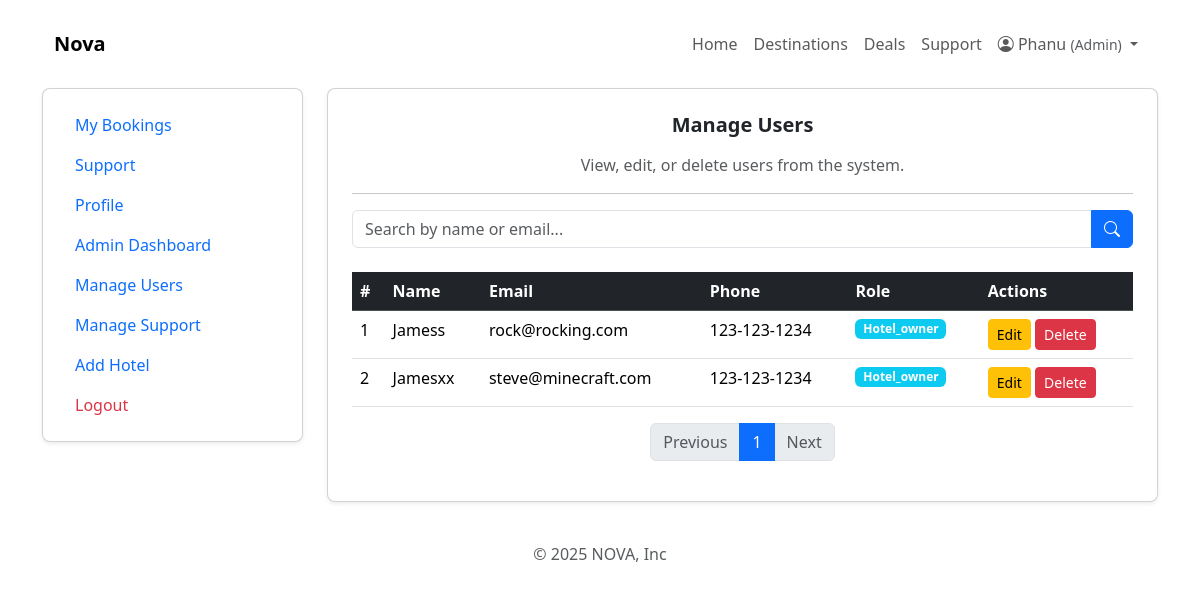
The page /admin/manage-users.php (signed in) on the database its author committed.
### tables this page shows
CREATE TABLE `users` (
  `id` int(11) NOT NULL,
  `name` varchar(100) NOT NULL,
  `email` varchar(150) NOT NULL,
  `password` varchar(255) NOT NULL,
  `phone` varchar(20) DEFAULT NULL,
  `created_at` timestamp NOT NULL DEFAULT current_timestamp(),
  `role` enum('admin','hotel_owner','user') NOT NULL DEFAULT 'user'
);

### admin/manage-users.php (the view, shortened to what this page needs)
<?php
require_once("../partials/header.php");
require_once("../partials/nav.php");
$limit = 15;
$page = isset($_GET['page']) ? max(1, intval($_GET['page'])) : 1;
$search = isset($_GET['search']) ? trim($_GET['search']) : '';
$offset = ($page - 1) * $limit;
$totalQuery = "SELECT COUNT(*) FROM users WHERE role != 'admin'";
$totalStmt = $pdo->prepare($totalQuery);
$totalStmt->execute();
$totalRows = $totalStmt->fetchColumn();
$totalPages = ceil($totalRows / $limit);
$userQuery = "SELECT id, name, email, phone, role FROM users WHERE role != 'admin'";
$userQuery .= " ORDER BY name ASC LIMIT :limit OFFSET :offset";
$stmt = $pdo->prepare($userQuery);
$stmt->bindValue(":limit", $limit, PDO::PARAM_INT);
$stmt->bindValue(":offset", $offset, PDO::PARAM_INT);
$stmt->execute();
$users = $stmt->fetchAll(PDO::FETCH_ASSOC);
?>
<main>
    <div class="row">
        <?php require_once("../partials/sidebar.php"); ?>
        <div class="col-md-8 col-lg-9">
            <div class="card shadow-sm rounded-3">
                <div class="card-body p-4">
                    <h5 class="fw-bold text-center mb-3">Manage Users</h5>
                    <p class="text-muted text-center">View, edit, or delete users from the system.</p>
                    <hr class="my-3">
                    <form method="GET" class="mb-4">
                        <div class="input-group">
                            <input type="text" name="search" class="form-control" placeholder="Search by name or email..." value="<?= htmlspecialchars($search); ?>">
                            <button type="submit" class="btn btn-primary"><i class="bi bi-search"></i></button>
                        </div>
                    </form>
                    <table class="table table-hover">
                        <thead class="table-dark">
                            <tr>
                                <th>#</th>
                                <th>Name</th>
                                <th>Email</th>
                                <th>Phone</th>
                                <th>Role</th>
                                <th>Actions</th>
                            </tr>
                        </thead>
                        <tbody>
                            <?php if (!empty($users)) : ?>
                                <?php foreach ($users as $index => $user) : ?>
                                    <tr>
                                        <td><?= $offset + $index + 1; ?></td>
                                        <td><?= htmlspecialchars($user['name']); ?></td>
                                        <td><?= htmlspecialchars($user['email']); ?></td>
                                        <td><?= htmlspecialchars($user['phone']); ?></td>
                                        <td>
                                            <span class="badge bg-<?= $user['role'] === 'hotel_owner' ? 'info' : 'secondary'; ?>">
                                                <?= ucfirst($user['role']); ?>
                                            </span>
                                        </td>
                                        <td>
                                            <button class="btn btn-sm btn-warning edit-user"
                                                data-id="<?= $user['id']; ?>"
                                                data-name="<?= htmlspecialchars($user['name']); ?>"
                                                data-email="<?= htmlspecialchars($user['email']); ?>"
                                                data-phone="<?= htmlspecialchars($user['phone']); ?>"
                                                data-role="<?= $user['role']; ?>"
                                                data-bs-toggle="modal" data-bs-target="#editUserModal">
                                                Edit
                                            </button>
                                            <button class="btn btn-sm btn-danger delete-user"
                                                data-id="<?= $user['id']; ?>"
                                                data-name="<?= htmlspecialchars($user['name']); ?>"
                                                data-bs-toggle="modal" data-bs-target="#deleteUserModal">
                                                Delete
                                            </button>
                                        </td>
                                    </tr>
                                <?php endforeach; ?>
                            <?php else : ?>
                                <tr>
                                    <td colspan="6" class="text-center text-muted">No users found.</td>
                                </tr>
                            <?php endif; ?>
                        </tbody>
                    </table>
                    <nav>
                        <ul class="pagination justify-content-center">
                            <li class="page-item <?= ($page <= 1) ? 'disabled' : ''; ?>">
                                <a class="page-link" href="?page=<?= $page - 1; ?>">Previous</a>
                            </li>
                            <?php for ($i = 1; $i <= $totalPages; $i++) : ?>
                                <li class="page-item <?= ($i == $page) ? 'active' : ''; ?>">
                                    <a class="page-link" href="?page=<?= $i; ?>"><?= $i; ?></a>
                                </li>
                            <?php endfor; ?>
                            <li class="page-item <?= ($page >= $totalPages) ? 'disabled' : ''; ?>">
                                <a class="page-link" href="?page=<?= $page + 1; ?>">Next</a>
                            </li>
                        </ul>
                    </nav>
                </div>
            </div>
        </div>
    </div>
</main>
<?php require_once("../partials/footer.php"); ?>

### rows shown on the page
users: index "1", name "Jamess", email "rock@rocking.com", phone "123-123-1234", role "Hotel_owner"
users: index "2", name "Jamesxx", email "steve@minecraft.com", phone "123-123-1234", role "Hotel_owner"

### other values the page prints
$_SESSION['user_name'] "Phanu"
$_SESSION['user_role'] "Admin"
